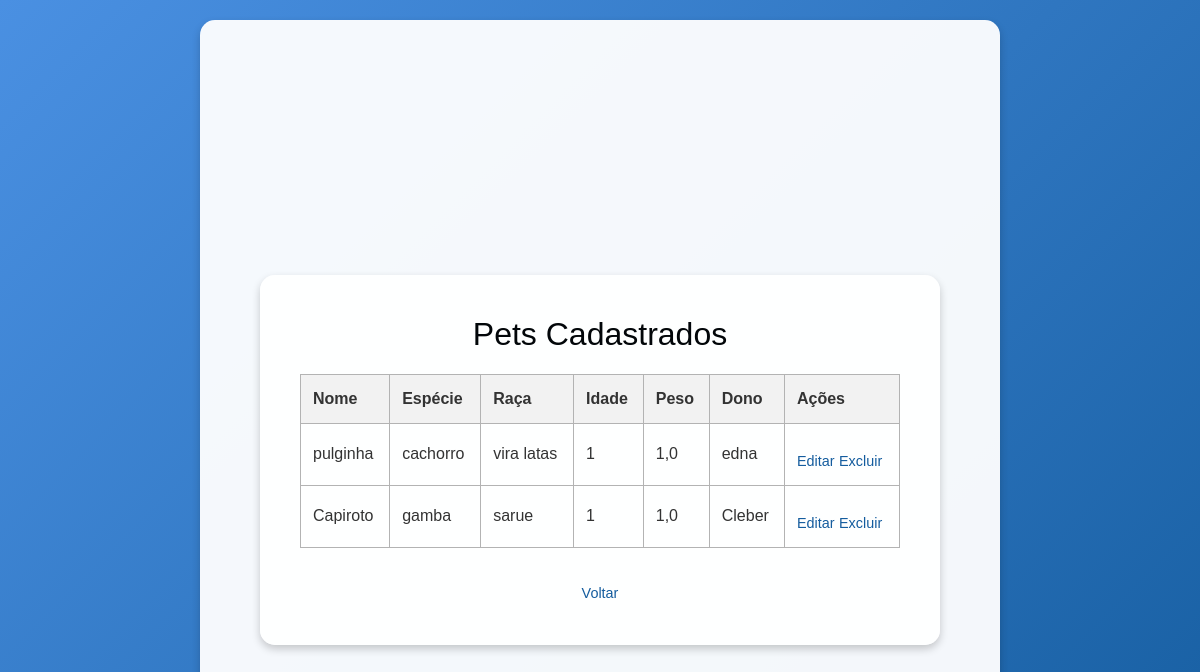
The page /pets/ (signed in) on the database its author committed.
### core/models.py (models this page shows, shortened)
class Pet(models.Model):
    cliente = models.ForeignKey(Cliente, on_delete=models.CASCADE)  # Relaciona o pet ao cliente
    nome = models.CharField(max_length=100)
    especie = models.CharField(max_length=50)
    raca = models.CharField(max_length=50)
    idade = models.IntegerField()
    peso = models.FloatField()
    vacina = models.CharField(max_length=100, blank=True)
    remedios = models.CharField(max_length=100, blank=True)
    outros = models.TextField(blank=True)

class Cliente(models.Model):
    user = models.ForeignKey(User, on_delete=models.CASCADE)  # Relaciona o cliente ao usuário
    nome = models.CharField(max_length=100)
    endereco = models.CharField(max_length=255)
    numero = models.IntegerField()
    complemento = models.CharField(max_length=100)
    bairro = models.CharField(max_length=100)
    localidade = models.CharField(max_length=100)
    uf = models.CharField(max_length=2)
    telefone = models.CharField(max_length=15)
    email = models.EmailField(unique=True)  # Define o campo como único

### core/views.py (the view)
# urls.py: path('pets/', views.consultar_pets, name='consultar_pets'),
@login_required
def consultar_pets(request):
    pets = Pet.objects.filter(cliente__user=request.user)
    return render(request, 'core/consultar_pets.html', {'pets': pets})

### templates/core/consultar_pets.html (shortened to what this page needs)
{% extends 'base.html' %}
{% block content %}
  <div class="container">
    <main>
      <h2>Pets Cadastrados</h2>
      <table>
        <tr>
          <th>Nome</th>
          <th>Espécie</th>
          <th>Raça</th>
          <th>Idade</th>
          <th>Peso</th>
          <th>Dono</th>
          <th>Ações</th>
        </tr>
        {% for pet in pets %}
          <tr>
            <td>{{ pet.nome }}</td>
            <td>{{ pet.especie }}</td>
            <td>{{ pet.raca }}</td>
            <td>{{ pet.idade }}</td>
            <td>{{ pet.peso }}</td>
            <td>{{ pet.cliente.nome }}</td>
            <td>
              <a href="{% url 'editar_pet' pet.pk %}">Editar</a>
              <a href="{% url 'excluir_pet' pet.pk %}">Excluir</a>
            </td>
          </tr>
        {% empty %}
          <tr>
            <td colspan="7">Nenhum pet cadastrado.</td>
          </tr>
        {% endfor %}
      </table>
      <a href="{% url 'painel_usuario' %}">Voltar</a>
    </main>
  </div>
{% endblock %}

### templates/base.html (style rules this page uses)
* { margin: 0; padding: 0; box-sizing: border-box; }
body { font-family: Arial, sans-serif; background: linear-gradient(135deg, #4a90e2, #145c9e); color: #333; min-height: 100vh; }
.container { display: flex; flex-direction: column; justify-content: center; align-items: center; min-height: 100vh; padding: 20px; }
main { background-color: rgba(255, 255, 255, 0.95); padding: 40px; border-radius: 15px; box-shadow: 0 4px 8px rgba(0, 0, 0, 0.2); max-width: 800px; width: 100%; text-align: center; }

### templates/core/consultar_pets.html (style rules this page uses)
* { margin: 0; padding: 0; box-sizing: border-box; }
body { font-family: Arial, sans-serif; background: linear-gradient(135deg, #4a90e2, #145c9e); display: flex; justify-content: center; align-items: center; min-height: 100vh; color: #333; }
.container { display: flex; flex-direction: column; justify-content: center; align-items: center; min-height: 100vh; width: 100%; padding: 20px; }
main { background-color: rgba(255, 255, 255, 0.95); padding: 40px; border-radius: 15px; box-shadow: 0 4px 8px rgba(0, 0, 0, 0.2); max-width: 800px; width: 100%; text-align: center; }
h2 { font-size: 2rem; color: #020609; margin-bottom: 20px; }
table { width: 100%; border-collapse: collapse; margin-bottom: 20px; }
th, td { border: 1px solid #b3b3b3; padding: 12px; text-align: left; }
th { background-color: #f2f2f2; }
a { display: inline-block; margin-top: 15px; color: #145c9e; text-decoration: none; font-size: 0.9rem; transition: color 0.3s ease; }

### rows shown on the page
Pet: nome "pulginha", especie "cachorro", raca "vira latas", idade "1", peso "1,0", cliente.nome "edna"
Pet: nome "Capiroto", especie "gamba", raca "sarue", idade "1", peso "1,0", cliente.nome "Cleber"
